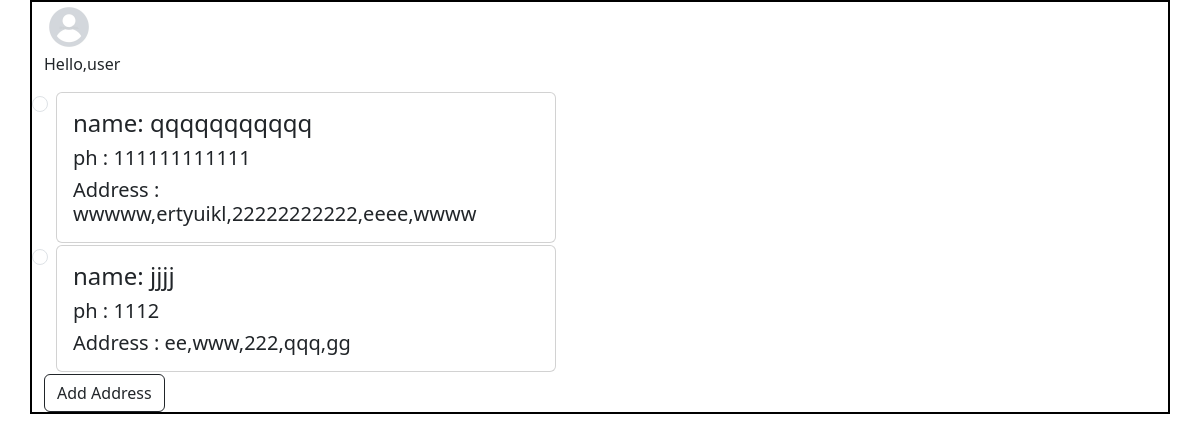
Page /buy (signed in) on the earlier database version.
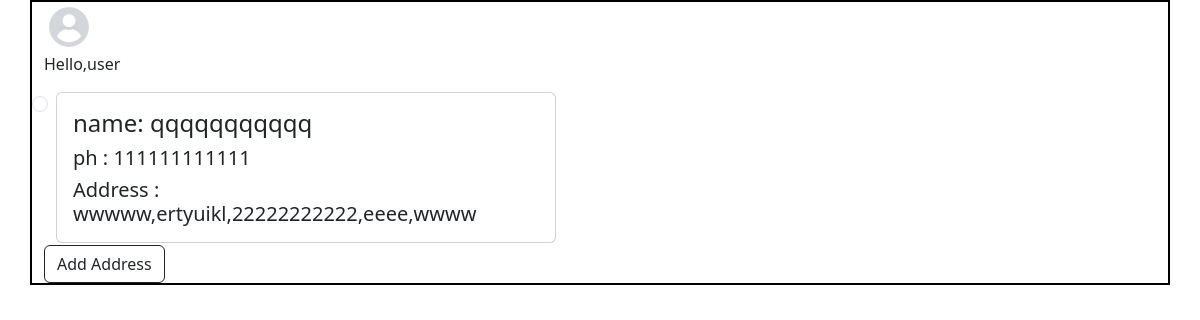
Same page on the later database version.
### app/models.py (models this page shows)
class Address(models.Model):
    user=models.ForeignKey(User,on_delete=models.CASCADE)
    name=models.TextField()
    phn=models.IntegerField()
    pin=models.IntegerField()
    loc=models.TextField()
    adrs=models.TextField()
    city=models.TextField()
    state=models.TextField()

### app/views.py (the view)
# urls.py: path('buy',views.buy),
def buy(req):
    if 'user' in req.session:
        user=User.objects.get(username=req.session['user'])
        data=Address.objects.filter(user=user)
        return render(req,'user/buy.html',{'data':data})
    else:
        return redirect(m_login)

### templates/user/buy.html (shortened to what this page needs)
<!DOCTYPE html>
<html lang="en">
<head>
    <link href="https://cdn.jsdelivr.net/npm/bootstrap@5.3.3/dist/css/bootstrap.min.css" rel="stylesheet">
    {% load static %}
</head>
<body>
    <div class="container" >
        <div class="row" style="border: 2px solid black;">
          <div class="col-lg-3" style=" width: 30%px; ">
            <div class="usrdiv1">
              <img src="{% static 'images/prfl.webp' %}" alt="" style="height: 50px; width: 50px;">
              <p>Hello,user</p>
            </div>
          </div>
          {% for i in data %}
          <div class="form-check">
            <input type="radio" class="form-check-input" id="radio2" name="optradio" value="option2">
            <label class="form-check-label" for="radio2"> <div >
              <div class="card" style="width: 500px;">
                <div class="card-body">
                    <h4 class="card-title"> name: {{i.name}}</h4>
                    <h5 class="card-text"> ph : {{i.phn}}</h5>
                    <h5 class="card-text">Address : {{i.adrs}},{{i.loc}},{{i.pin}},{{i.city}},{{i.state}}</h5>
                </div>
              </div>
            </div></label>
          </div>
          {% endfor %}
        <div>
          <a href="adrs" class="btn btn-outline-dark">Add Address</a>
        </div>
        </div>
    </div>
</body>
</html>

Differences in the rows shown:
removed Address: name "jjjj", phn "1112", adrs "ee", loc "www", pin "222", city "qqq", state "gg"
